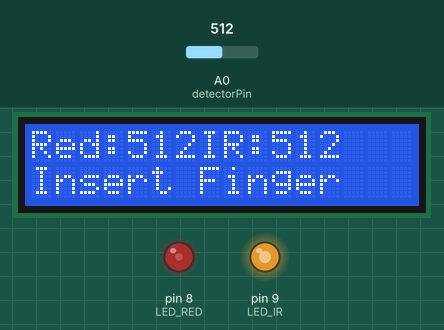
Recording of a sketch running on a simulated Arduino Uno, built with avr-gcc and run on an emulated ATmega328P. Parts: 16×2 character LCD, output pins drawn as LEDs (lit = HIGH). The inputs (shaded band) are chosen by the test bench; at power-on: A0 (detectorPin) = 512. What the sketch prints to the serial monitor is not drawn.

Above: at 1.81 s.
2.4 s: A0 (detectorPin) set to 498
At 2.99 s:
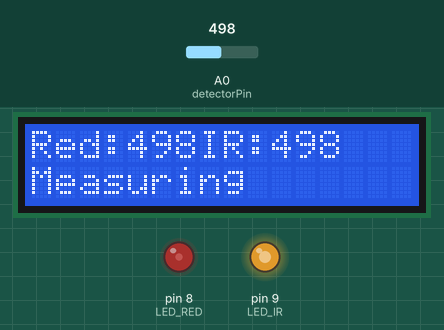
4.6 s: A0 (detectorPin) set to 306
At 5.5 s:
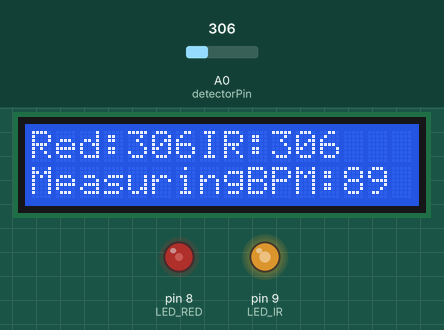
7.6 s: A0 (detectorPin) set to 989
At 7.97 s:
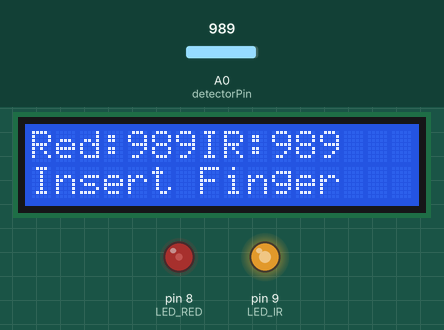
9.3 s: A0 (detectorPin) set to 1013
At 10.34 s:
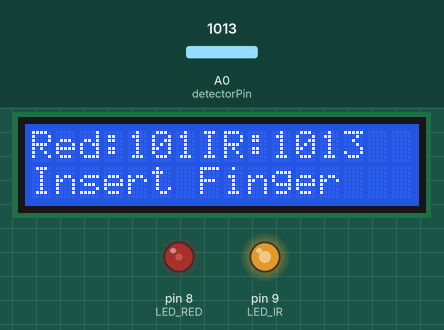
12.3 s: A0 (detectorPin) set to 20
At 12.8 s:
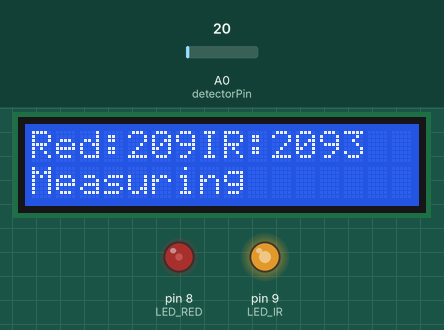
13.9 s: A0 (detectorPin) set to 7
At 14.33 s:
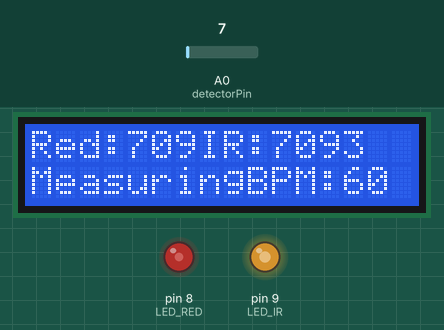
15.6 s: A0 (detectorPin) set to 4
Timing chart, 0 to 18.2 s (numbered marks = the images above; inputs shaded):
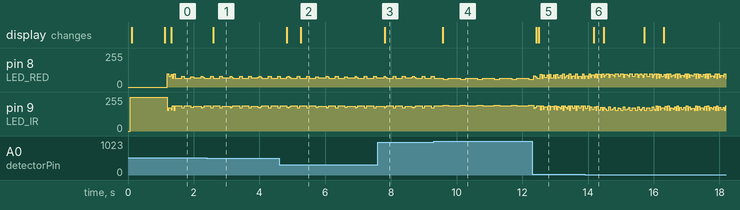

The sketch:

Final.ino
```cpp
// include the library code:
#include <LiquidCrystal.h>

//Declare Pin Numbers
const int LED_RED = 8;
const int LED_IR = 9;
const int detectorPin = A0;

//LCD init
const int rs = 7, en = 6, d4 = 5, d5 = 4, d6 = 3, d7 = 2; //Ardino pin numbers
LiquidCrystal lcd(rs, en, d4, d5, d6, d7); //LCD pins used

//Input Parameters
const int stabilityDelay = 5; //Delay between turning LED on and reading detector
const int numReadings = 10; //how many reading to take average of
int Index = 0;              // the index of the current reading

//BPM parameters
unsigned long maxtime = 0;                  // place to store the red LED max reading time
unsigned long mintime = 0;                 // place to store the red LED min reading time
unsigned long currenttime = 0;            // place to store the current time
unsigned long oldtime = 0;               // place to store the time value of the old bpm calculation
int vartime = 0;                        // place to store differnce in time for bpm calculations
int range = 500;                       // how many millis before trying to take bpm again (To small and it won't get a full max & min, to long and it will skip over a heart beat
int maxRed = 0;                       // int var to store max red LED reading
int minRed = 1024;                   // int var to store min red LED reading
int bpm = 0;                        // int var to store bpm calculated
bool valid = false;                // bool to check if the bpm is actually in a human range

//RED LED Parameters
int redReadings[numReadings];      // the readings from the analog input for red LED
int redtotal = 0;                  // the running total for red LED
int redaverage = 0;                // the average for red LED
int redavelong = 0;                // the average over a longer time for red LED

//IR LED Parameters
int irReadings[numReadings];      // the readings from the analog input for IR LED
int irtotal = 0;                  // the running total for IR LED
int iraverage = 0;                // the average for IR LED
int irinit = 0;                   // the init reading to compare to for IR LED

void setup() {
  Serial.begin(9600); //Start Serial Communication with 9600 Baud Rate
  pinMode(LED_RED, OUTPUT); //Sets RED LED as an output pin
  pinMode(LED_IR, OUTPUT); //Sets IR LED as an output pin
  pinMode(detectorPin, INPUT); //Sets detectorPin as an input pin
  lcd.begin(16, 2);    // set up the LCD's number of columns and rows:
  for(int i = 0; i < numReadings; i++){ //this loops runs through the IR array once to set a init value to compare against a finger
      irtotal = irtotal - irReadings[i]; //removes current value from total
      irReadings[i] = readAbsorbance("IR"); //sets current reading in array
      irtotal = irtotal + irReadings[i]; //adds current value to total
  }
    irinit = irtotal / numReadings; // sets init value to compare against
    lcd.print("init, sucessful!");  // Print a message to the LCD.
    lcd.setCursor(0, 1);   //readies LCD for next message
    lcd.print("IR init ="); // Print a message to the LCD.
    lcd.setCursor(10, 1);//readies LCD for next message
    lcd.print(irinit);// Print a message to the LCD.
    delay(1000); //lets user read init message
    lcd.setCursor(0, 0);//readies LCD for next message
    lcd.print("                "); //clears LCD
    lcd.setCursor(0, 1);//readies LCD for next message
    lcd.print("                ");//clears LCD
}

void loop() {

  updatearrays(); //calls function

  if (iraverage < irinit-2){ //checks if the IR value has changed downward indicating finger presence
    lcd.setCursor(0, 1); //readies LCD for next message
    lcd.print("Measuring    ");// Print a message to the LCD.
    setbpm();//calls function
    if (valid){ //checks if bpm calculated is valid
       lcd.setCursor(9, 1); //readies LCD for next message
       lcd.print("BPM:"); // Print a message to the LCD.
       lcd.setCursor(13, 1); //readies LCD for next message
       lcd.print(bpm); // Print a message to the LCD.
    } else{
       lcd.print("   "); //clears LCD
    }
  } else {
    lcd.setCursor(0, 1); //readies LCD for next message
    lcd.print("Insert Finger   "); // Print a message to the LCD.
    bpm = 0; //resets bpm counter
  }
  printstuff();//calls function
}


void updatearrays(){
  // subtract the last reading:
  redtotal = redtotal - redReadings[Index];
  irtotal = irtotal - irReadings[Index];

 // read from the sensor & Store absorbance voltage
  redReadings[Index] = readAbsorbance("Red");
  irReadings[Index] = readAbsorbance("IR");

  // add the reading to the total:
  redtotal = redtotal + redReadings[Index];
  irtotal = irtotal + irReadings[Index];

  // advance to the next position in the array:
  Index = Index + 1;

  // if we're at the end of the array...
  if (Index >= numReadings) {
    // .,.wrap around to the beginning:
    Index = 0;
  }

  // calculate the average:
  redaverage = redtotal / numReadings;
  iraverage = irtotal / numReadings;
}

void setbpm(){
  currenttime = millis(); //get current time
  if (currenttime > (oldtime+range)){ //checks to see if a bpm calc was preformed in the given range
    //Serial.println("reset!"); //logs something to let me know it's working
    oldtime = currenttime; //resets range calc
    if (maxtime != mintime){ // makes sure that we got a accurate reading ( max = min very often and I couldn't debug why)
      vartime = maxtime - mintime; // gets the difference in time
      vartime = abs(vartime); //makes sure the diff is positive for... maths, ya know?
      bpm = (60000 /((vartime) * 2)); // bpm calc 60,000 is how many millis in a minute, 2 is because we only take max and min we need to double to get a full beat
      if(bpm > 30 && bpm < 180){ //makes sure what ever reading we get is human before we do anything with it
        valid = true; // sets true
      } else {
         valid = false; //sets false
      }
    }
    maxRed = 0; //reset max
    minRed = 1024; //reset min
  }
  if (redaverage > maxRed){ //checks if max red needs update
    maxRed = redaverage; //set max to average
    maxtime = currenttime; //sets time to current time
    //Serial.println("changed up"); //prints a thing so I know it works
  }
  if (redaverage < minRed){ //checks if max red needs update
    minRed = redaverage; //set max to average
    mintime = currenttime;//sets time to current time
    //Serial.println("changed down"); //prints a thing so I know it works
  }
}

void printstuff(){ //prints stuff so I know it works
  //print red reading
  Serial.print("Red: ");
  Serial.print(redaverage);

  //print IR reading
  Serial.print(",");
  Serial.print("IR: ");
  Serial.print(iraverage);

//  //print bpm reading
//  Serial.print(",");
//  Serial.print("BPM: ");
//  Serial.print(bpm);

//  //print min red reading
//  Serial.print(",");
//  Serial.print("minRed: ");
//  Serial.print(minRed);

//  //print min red reading
//  Serial.print(",");
//  Serial.print("maxRed: ");
//  Serial.print(maxRed);

//  //print var time reading
//  Serial.print("var: ");
//  Serial.print(vartime);
  Serial.println();//new line

  //prints to LCD
  lcd.setCursor(0, 0);//readies LCD for next message
  lcd.print("Red:"); // Print a message to the LCD.
  lcd.setCursor(4, 0);//readies LCD for next message
  lcd.print(redaverage); // Print a message to the LCD.
  lcd.setCursor(7, 0);//readies LCD for next message
  lcd.print("IR:"); // Print a message to the LCD.
  lcd.setCursor(10, 0);//readies LCD for next message
  lcd.print(iraverage);// Print a message to the LCD.

}


float readAbsorbance(String pin) //gets a pin reading
{
  if (pin == "Red") //checks if reading is read
  {
    digitalWrite(LED_IR, LOW); //set led low
    digitalWrite(LED_RED, HIGH); //set red high
  }
  else
  {
    digitalWrite(LED_RED, LOW); // set red low
    digitalWrite(LED_IR, HIGH); //set ir high
  }

  delay(stabilityDelay); //delay to help noise

  return analogRead(detectorPin);//read reading and return it back
}
```

Measured:
- the behaviour switches between 510 and 509 on A0 (detectorPin) (found by bisection; images 0 and 1)
- after the input at 2.4 s, the display: changes after 0.19 s (image 1)
- after the input at 4.6 s, the display: first changes after 0.23 s (image 2 shows a later state)
- after the input at 7.6 s, the display: changes after 0.21 s (image 3)
- after the input at 9.3 s, the display: changes after 0.27 s (image 4)
- after the input at 12.3 s, the display: first changes after 0.13 s (image 5 shows a later state)
- after the input at 13.9 s, the display: changes after 0.28 s (image 6)
- by itself, pin 8 (LED_RED): repeats every 0.52 s: 60/255 0.16 s, 66/255 0.36 s
